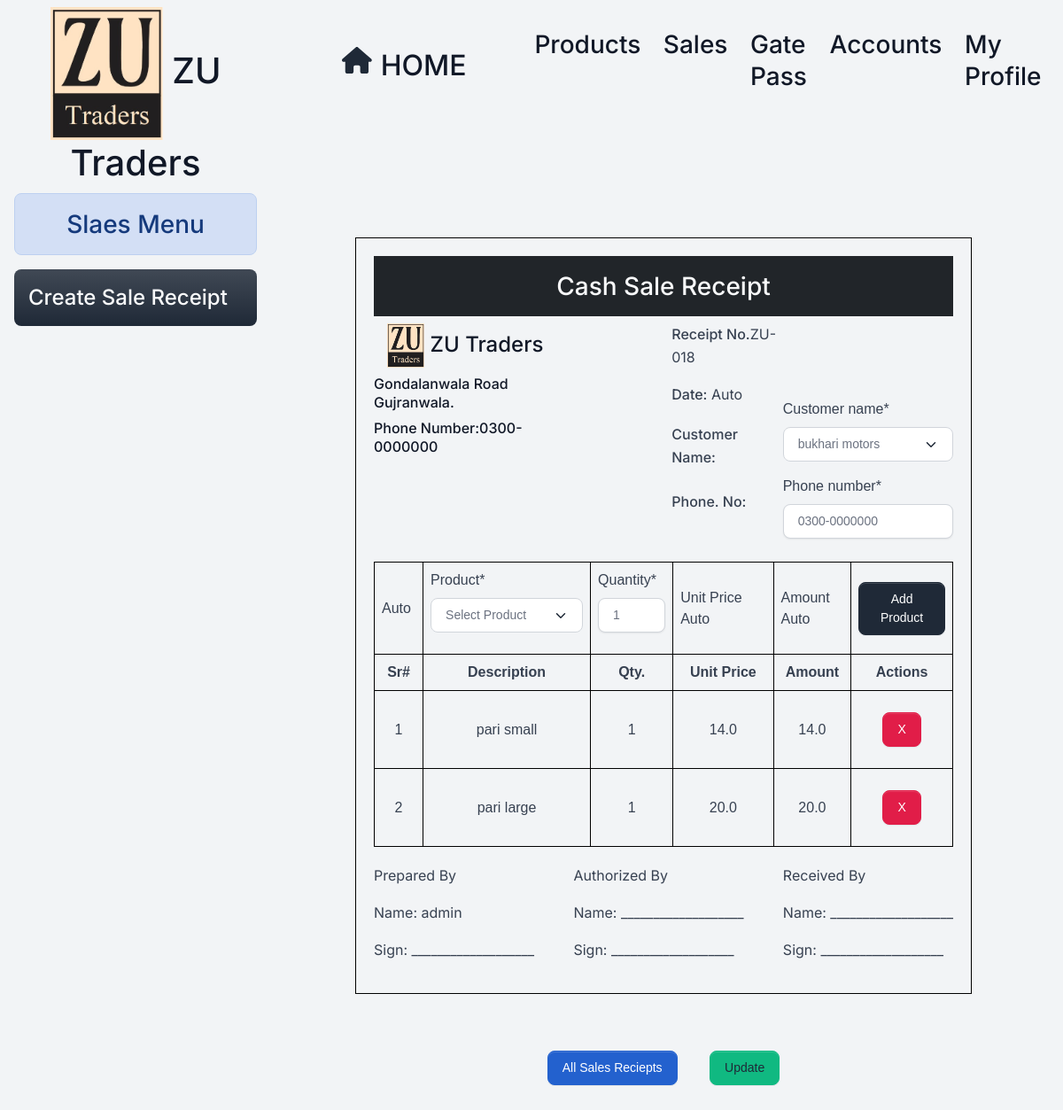
The page /edit-salereceipt/18/ (signed in) on the database its author committed.
### home/models.py (models this page shows, shortened)
class Sales_Receipt(models.Model):
    products = models.ManyToManyField(Product, through='Sales_Receipt_Product')
    date_created = models.DateTimeField(auto_now_add=True)
    customer_name =  models.ForeignKey(Customer,on_delete=models.RESTRICT,null=True)
    phone_number = models.CharField(max_length=12)
    created_by = models.ForeignKey(User, on_delete=models.RESTRICT,null=True)
    make_transaction = models.BooleanField(default=False)

class Sales_Receipt_Product(models.Model):
    salereceipt = models.ForeignKey(Sales_Receipt, on_delete=models.RESTRICT)
    product = models.ForeignKey(Product, on_delete=models.RESTRICT)
    quantity = models.PositiveIntegerField()
    unit_price = models.FloatField()
    amount = models.FloatField()

class Product(models.Model):
    ACTIVE = 'Atcive'
    INACTIVE = 'Inactive'
    STATUS_TYPE_CHOICES = [
        (ACTIVE , 'Active'),
        (INACTIVE ,'Inactive'),
    ]
    category=models.ForeignKey(Category,on_delete=models.RESTRICT)
    productname=models.CharField(max_length=255,unique=True)
    product_size=models.CharField(max_length=255)
    product_quantity=models.CharField(max_length=255,null=True,blank=True )
    unit=models.CharField(max_length=255,default="Nos")
    product_status=models.BooleanField(default=True)
    is_deleted = models.BooleanField(default=False)
    pro_img=models.ImageField(upload_to="uploaded/products/",null=True)
    product_slug=AutoSlugField(populate_from="productname",unique=True,null=True,default=None)
    def __str__(self):
        return f"{self.productname}"

### home/views/sales.py (the view)
# urls.py: path('edit-salereceipt/<int:salereceipt_id>/', sales.edit_salereceipt, name='edit_salereceipt'),
@login_required
@permission_required('home.change_sales_receipt', login_url='/login/')
def edit_salereceipt(request, salereceipt_id=None):
    update=True
    if salereceipt_id:
        salereceipt = get_object_or_404(Sales_Receipt, id=salereceipt_id)
    else:
        salereceipt = Sales_Receipt.objects.create()
        return redirect('create_salereceipt', salereceipt_id=salereceipt.id)
    if request.method == 'POST':
        form = Sales_Receipt_ProductForm(request.POST, salereceipt=salereceipt)
        form_salereceipt = Sales_ReceiptForm(request.POST, instance=salereceipt)
        if form.is_valid() and form_salereceipt.is_valid():
            salercpt=form_salereceipt.save(commit=False)
            salercpt.created_by=request.user
            salercpt.save()
            salereceipt_product = form.save(commit=False)
            salereceipt_product.salereceipt = salereceipt
            salereceipt_product.save()
            if request.headers.get('X-Requested-With') == 'XMLHttpRequest':
                salereceipt_products = Sales_Receipt_Product.objects.filter(salereceipt=salereceipt)
                rendered_products = render_to_string('salereceipt/salereceipt_product_list.html', {
                    'salereceipt_products': salereceipt_products,
                    'salereceipt_id': salereceipt.id,
                })
                return JsonResponse({
                    'success': True,
                    'rendered_products': rendered_products,
                    'salereceipt_id': salereceipt.id,
                })
            return redirect('edit_salereceipt', salereceipt_id=salereceipt.id)
        else:
            if request.headers.get('X-Requested-With') == 'XMLHttpRequest':
                return JsonResponse({
                    'success': False,
                    'errors': form.errors,
                })
    else:
        form = Sales_Receipt_ProductForm(salereceipt=salereceipt)
        form_salereceipt = Sales_ReceiptForm(instance=salereceipt)
    salereceipt_products = Sales_Receipt_Product.objects.filter(salereceipt=salereceipt)
    return render(request, 'sale/edit_salereceipt.html', {
        'form': form,
        'salereceipt_products': salereceipt_products,
        'form_salereceipt': form_salereceipt,
        'salereceipt': salereceipt,
        'update':update
    })

### home/forms.py (shortened to what this page needs)
class Sales_Receipt_ProductForm(forms.ModelForm):
    product = forms.ModelChoiceField(queryset=Product.objects.filter(is_deleted=False), empty_label="Select Product")
    quantity = forms.IntegerField(min_value=1, initial=1, label='Quantity')
    class Meta:
        model = Sales_Receipt_Product
        fields = ['product', 'quantity']
    def __init__(self, *args, **kwargs):
        self.salereceipt = kwargs.pop('salereceipt', None)
        super(Sales_Receipt_ProductForm, self).__init__(*args, **kwargs)

class Sales_ReceiptForm(forms.ModelForm):
    customer_name = forms.ModelChoiceField(
        queryset=Customer.objects.filter(is_deleted=False),
        empty_label="Select Customer"
    )
    class Meta:
        model = Sales_Receipt
        fields = ['customer_name', 'phone_number']
    def __init__(self, *args, **kwargs):
        super(Sales_ReceiptForm, self).__init__(*args, **kwargs)
        if self.instance and self.instance.pk:
            self.fields['customer_name'].initial = self.instance.customer_name

### home/models.py (called while the page is built)
    def __str__(self):
        return self.coname

### templates/sale/edit_salereceipt.html (shortened to what this page needs)
{% extends 'base.html' %}
{% load custom_filters %}
{% load crispy_forms_tags %}
{% load static %}
{% block content %}
</head>
<body>
    <div class="container-fluid">
        <div class="row">
        {% include 'sale/sale_menu.html' %}
    <div class="col-lg-9">
    <div class="table-container">
        <div class=" text-center  "><h3 class="  text-center bg-dark text-light p-3">Cash Sale Receipt</h3></div>
        <form id="salereceipt-form" method="POST" {% if salereceipt.id %} action={% url 'create_salereceipt' salereceipt.id %} {%
            else %} action={% url 'create_salereceipt' %}{% endif %}>
            <div class="header-section">
                <div >
                    <h4 class="text-center"><img style="height:50px" src="{% static 'assets/default/img/monogram1.jpg' %}" alt="Monogram">  ZU Traders</h4>
                    <h6 class="d-flex">Gondalanwala Road Gujranwala.</h6>
                    <h6 class="d-flex">Phone Number:0300-0000000</h6>
                </div>
                <div style="margin-left:130px;width:150px">
                    <p><strong>Receipt No.</strong>ZU-0{{salereceipt.id}}</p>
                    <p><strong>Date:</strong> Auto</p>
                    <p style="margin-top:20px"><strong>Customer Name:</strong></p>
                    <p style="margin-top:25px"><strong>Phone. No:</strong></p>
                </div>
                <div style="width:230px">
                    <p style="margin-top:85px"><span class="">{{ form_salereceipt.customer_name|as_crispy_field }}</span></p>
                    <p><span class=""> {{form_salereceipt.phone_number|as_crispy_field }}</span></p>
                </div>
            </div>
            <table>
                <thead>
                    <tr>
                        <td>Auto</td>
                        <td>{{ form.product|as_crispy_field }}</td>
                        <td>{{ form.quantity|as_crispy_field }}</td>
                        <td>Unit Price Auto</td>
                        <td>Amount Auto</td>
                        <th class="col-5 text-center">
                            <button class="btn btn-primary" type="submit" name="add_product">Add Product</button>
                        </th>
                    </tr>
                    <tr>
                        <th class="col-1 text-center">Sr#</th>
                        <th class="col-6 text-center">Description</th>
                        <th class="tbcol-3 text-center">Qty.</th>
                        <th class="col-5 text-center">Unit Price</th>
                        <th class="tbcol-3 text-center">Amount</th>
                        <th class="col-5 text-center">Actions</th>
                    </tr>
                </thead>
                <tbody id="product-list">
                    {% include 'sale/salereceipt_product_list.html' %}
                </tbody>
            </table>
            <div class="footer-section">
                <div>
                    <p>Prepared By</p>
                    <p>Name: {{request.user}}</p>
                    <p>Sign: ___________________</p>
                </div>
                <div>
                    <p>Authorized By</p>
                    <p>Name: ___________________</p>
                    <p>Sign: ___________________</p>
                </div>
                <div>
                    <p>Received By</p>
                    <p>Name: ___________________</p>
                    <p>Sign: ___________________</p>
                </div>
            </div>
    </div>
    <div class="container mt-5 mb-5 text-center">
        <a href="{% url 'list_sales' %}" class="btn btn-info m-3">All Sales Reciepts</a>
        <a href="{% url 'list_sales' %}" class="btn btn-success m-3">Update</a>
    </div>
    </div>
    </div>
    {% endblock content %}

### templates/sale/salereceipt_product_list.html
{% load custom_filters %}
{% if salereceipt_products %}
{% for product in salereceipt_products %}
<tr>
    <td class="text-center">{{ forloop.counter }}</td>
    <td class="text-center">{{ product.product.productname }}</td>
    <td class="text-center">{{ product.quantity }}</td>
    <td class="text-center">{{ product.unit_price }}</td>
    <td class="text-center">{{ product.amount }}</td>
    <td class="text-center">
        <a href="#"
           class="btn btn-danger m-3 delete-item"
           data-product-id="{{ product.id }}"
           data-gatepass-id="{% if gatepass.id %}{{gatepass.id}}{% else %}{{salereceipt_id}}{% endif %}">
           X
        </a>
    </td>
</tr>
{% endfor %}
{% endif %}

### static/assets/default/css/style.css (style rules this page uses)
html, body { height: 100%; width: 100%; max-height: 100%; overflow: auto; display: flex; flex-direction: column; }

### templates/sale/edit_salereceipt.html (style rules this page uses)
body { font-family: Arial, sans-serif; }
.table-container { width: 80%; margin: 0 auto; border: 1px solid #000; padding: 20px; margin-top: 50px; }
table { width: 100%; border-collapse: collapse; margin-top: 10px; }
th, td { border: 1px solid #000; padding: 8px; text-align: left; }
.header-section { display: flex; justify-content: space-between; margin-bottom: 10px; }
.footer-section { display: flex; justify-content: space-between; margin-top: 20px; }
.col-1 { width: 5%; }
.tbcol-3 { width: 10%; }
.col-5 { width: 15%; }
.col-6 { width: 25%; }

### rows shown on the page
Sales_Receipt: id "18", customer_name "bukhari motors", phone_number "0300-0000000"
Sales_Receipt_Product: product.productname "pari small", quantity "1", unit_price "14.0", amount "14.0"
Sales_Receipt_Product: product.productname "pari large", quantity "1", unit_price "20.0", amount "20.0"

### other values the page prints
{{ request.user }} "admin"
